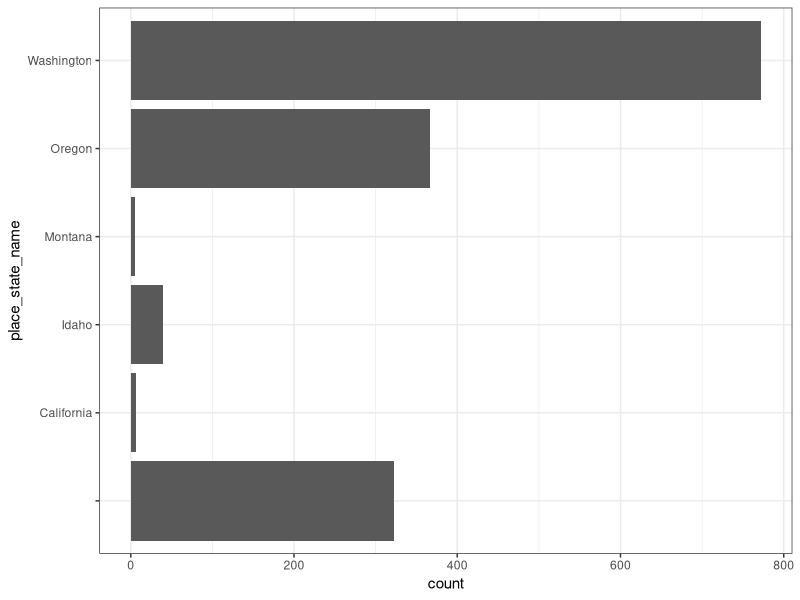
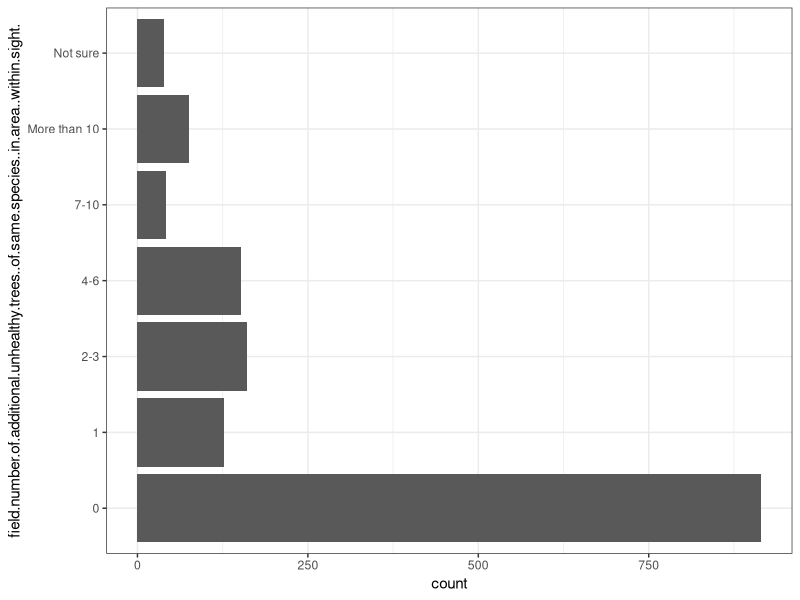
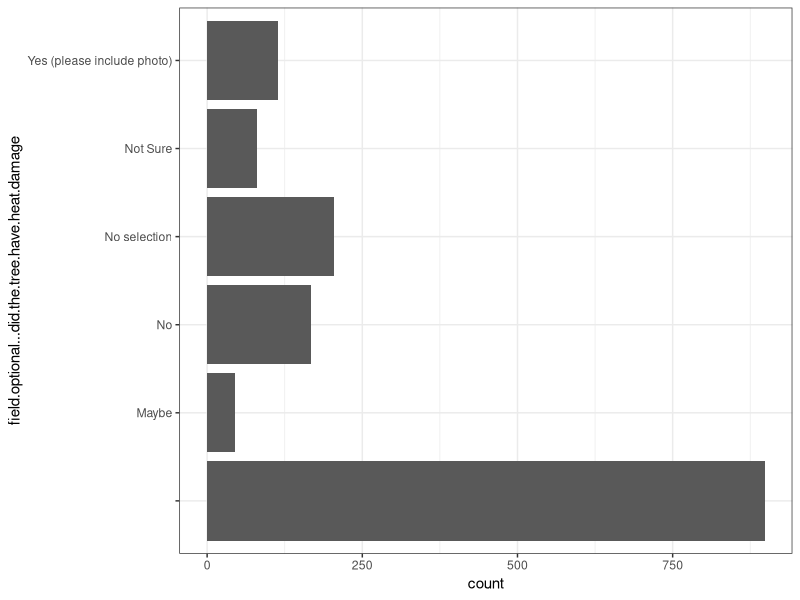
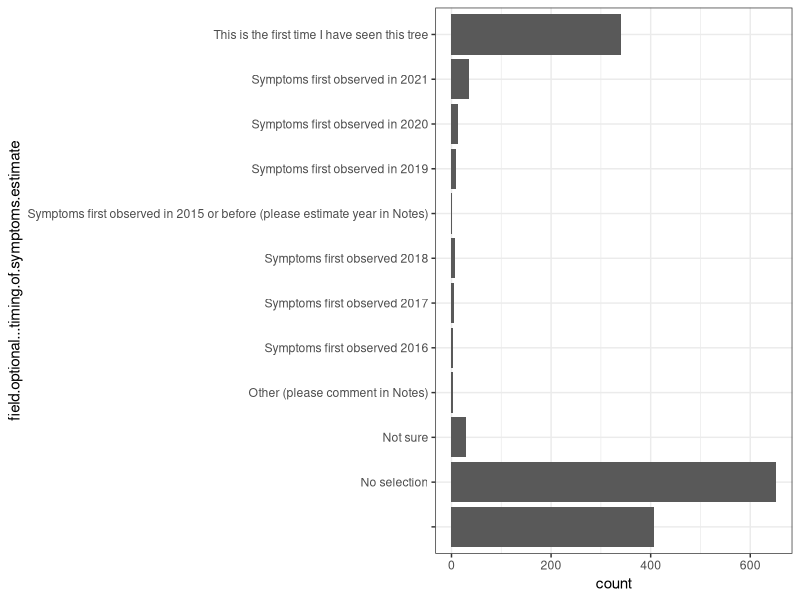
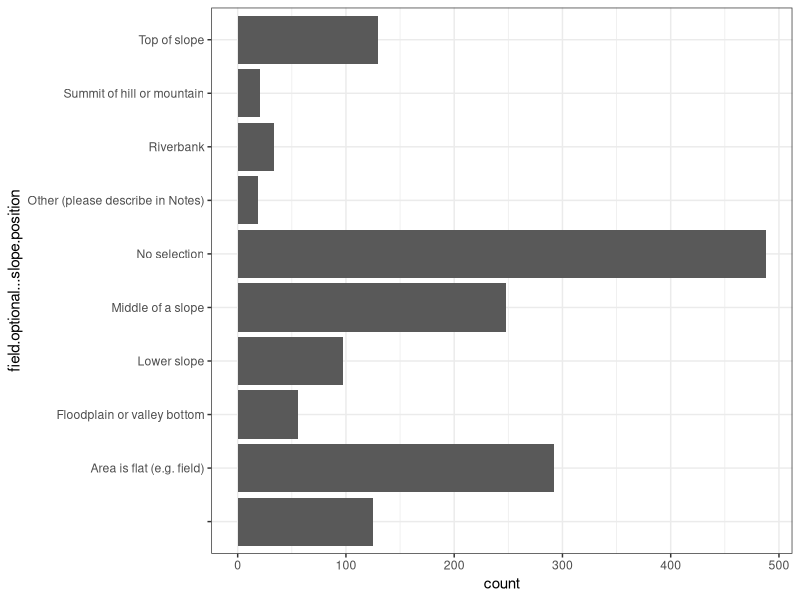
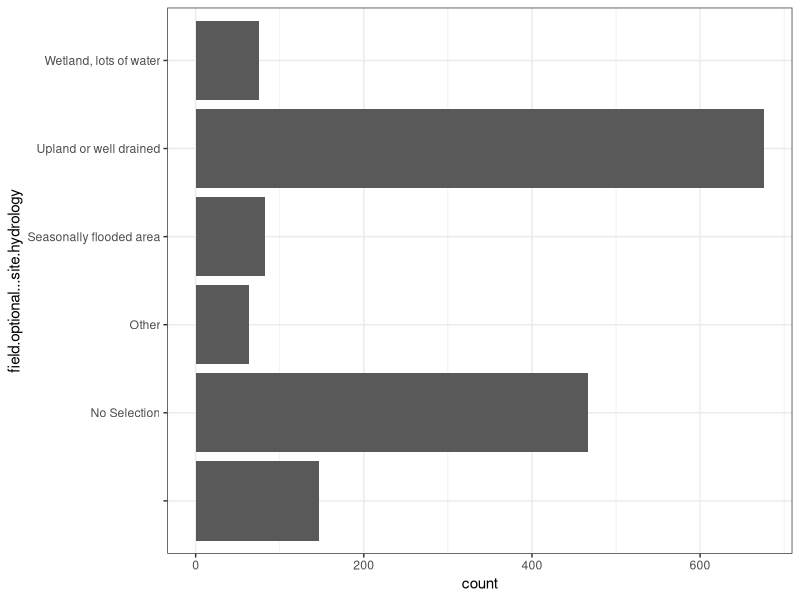
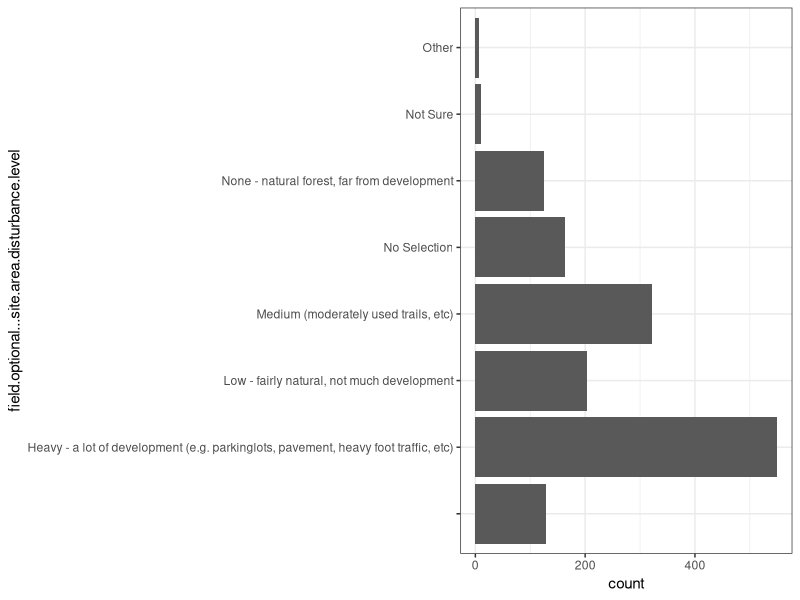
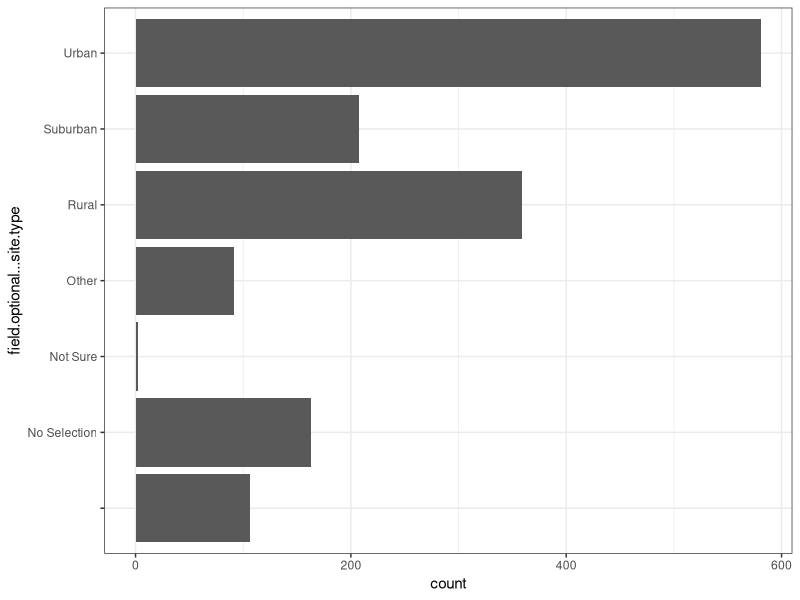

Reproduce these figures in R, in order.
## ---- chunk 1
knitr::opts_chunk$set(echo = FALSE)
knitr::opts_knit$set(root.dir = "/Users/redcedar/ServerFiles/redcedar/") 
## ---- chunk 2
library(tidyverse)
library(knitr)
library(kableExtra)
## ---- chunk 3
data <- read.csv("./data/observations-223649.csv")
## ---- chunk 4
data$field.number.of.additional.unhealthy.trees..of.same.species..in.area..within.sight. <- as.factor(data$field.number.of.additional.unhealthy.trees..of.same.species..in.area..within.sight.)
data$field.optional...what..other.factors..were.observed. <- as.factor(data$field.optional...what..other.factors..were.observed.)
data$field.tree.canopy.symptoms <- as.factor(data$field.tree.canopy.symptoms)
data$field.optional...slope.position <- as.factor(data$field.optional...slope.position)
data$field.optional...site.type <- as.factor(data$field.optional...site.type)
data$field.optional...site.location.description  <- as.factor(data$field.optional...site.location.description )
data$field.optional...tree.size <-as.factor(data$field.optional...tree.size)
## ---- chunk 5
data$field.number.of.additional.unhealthy.trees..of.same.species..in.area..within.sight.[data$field.number.of.additional.unhealthy.trees..of.same.species..in.area..within.sight.=="4"] <- "4-6"
data$field.number.of.additional.unhealthy.trees..of.same.species..in.area..within.sight.[data$field.number.of.additional.unhealthy.trees..of.same.species..in.area..within.sight.=="5"] <- "4-6"
data$field.number.of.additional.unhealthy.trees..of.same.species..in.area..within.sight.[data$field.number.of.additional.unhealthy.trees..of.same.species..in.area..within.sight.=="2"] <- "2-3"
## ---- chunk 6
data$field.tree.canopy.symptoms[data$field.tree.canopy.symptoms=="Multiple Symptoms"] <-"Multiple Symptoms (please list in Notes)"
data$field.tree.canopy.symptoms[data$field.tree.canopy.symptoms=="multiple symptoms"] <-"Multiple Symptoms (please list in Notes)"
data$field.tree.canopy.symptoms[data$field.tree.canopy.symptoms=="thinning foliage"] <-"Thinning Canopy"
data$field.tree.canopy.symptoms[data$field.tree.canopy.symptoms=="healthy"] <-"Healthy"
data$field.tree.canopy.symptoms[data$field.tree.canopy.symptoms=="dead top"] <-"Old Dead Top (needles already gone)"
## ---- chunk 7
data$field.optional...what..other.factors..were.observed.[data$field.optional...what..other.factors..were.observed.=="Fungal Activitiy (mycelial fans, mushrooms at base, or conks on trunk)"] <-"Fungal Activitiy (mycelial fans, bleeding cankers, mushrooms at base, or conks on trunk)"
data$field.optional...what..other.factors..were.observed.[data$field.optional...what..other.factors..were.observed.=="Needle disease (dieback, checking, blight, etc.)"] <- "Needle or leaf disease (dieback, checking, blight, etc.)"
## ---- chunk 8
data$field.optional...slope.position[data$field.optional...slope.position=="Upper 1/3rd of a slope"] <-"Top of slope"
## ---- chunk 9
data$field.optional...site.type[data$field.optional...site.type=="Urban Natural"] <-"Urban"
data$field.optional...site.type[data$field.optional...site.type=="Urban Landscaped"] <-"Urban"
data$field.optional...site.type[data$field.optional...site.type=="Suburban Natural"] <-"Suburban"
data$field.optional...site.type[data$field.optional...site.type=="Suburban Lanscaped"] <-"Suburban"
data$field.optional...site.type[data$field.optional...site.type=="Natural Forest"] <-"Rural"
## ---- chunk 10
data$field.optional...tree.size[data$field.optional...tree.size=="Large"] <- "Large (too big to wrap arms around trunk)"
data$field.optional...tree.size[data$field.optional...tree.size=="Medium"] <- "Medium (can wrap arms around trunk)"
data$field.optional...tree.size[data$field.optional...tree.size=="Small"] <- "Small (can wrap hands around trunk)"
data$field.optional...tree.size[data$field.optional...tree.size=="Very Large"] <- "Very Large (would take many people to wrap arms around trunk)"
## ---- chunk 11
data$field.optional...site.location.description [data$field.optional...site.location.description =="Yard or open park grounds"] <- "Urban yard or open park grounds"
## ---- chunk 12
data <- data %>% droplevels()
## ---- chunk 13
level_key <- c("Healthy" = "Healthy", "Thinning Canopy" = "Unhealthy", "New Dead Top (red or brown needles still attached)" = "Unhealthy", "Old Dead Top (needles already gone)" = "Unhealthy", "Tree is dead" = "Unhealthy", "Multiple Symptoms (please list in Notes)" = "Unhealthy", "Extra Cone Crop" = "Unhealthy", "Browning Canopy" = "Unhealthy","Branch Dieback or 'Flagging'" = "Unhealthy", "Other (please describe in Notes)" = "Unhealthy", "Yellowing Canopy" = "Unhealthy")

binary <- data
binary$field.tree.canopy.symptoms <- recode_factor(binary$field.tree.canopy.symptoms, !!!level_key)
#levels(binary$field.tree.canopy.symptoms)
binary <- binary %>% filter(field.tree.canopy.symptoms!="Candelabra top or very old spike top (old growth)") %>% droplevels()
binary$field.tree.canopy.symptoms <- as.factor(binary$field.tree.canopy.symptoms)
## ---- chunk 14
binary %>% group_by(field.tree.canopy.symptoms) %>% count()
## ---- chunk 15
ggplot(data, aes(place_state_name))+geom_bar()+coord_flip()+theme_bw() 
## ---- chunk 16
ggplot(data, aes(field.number.of.additional.unhealthy.trees..of.same.species..in.area..within.sight.))+geom_bar()+coord_flip()+theme_bw() 
## ---- chunk 17
ggplot(data, aes(field.optional...did.the.tree.have.heat.damage))+geom_bar()+coord_flip()+theme_bw() 
## ---- chunk 18
ggplot(data, aes(field.optional...timing.of.symptoms.estimate))+geom_bar()+coord_flip()+theme_bw()
## ---- chunk 19
ggplot(data, aes(field.optional...slope.position))+geom_bar()+coord_flip()+theme_bw()
## ---- chunk 20
ggplot(data, aes(field.optional...site.hydrology))+geom_bar()+coord_flip()+theme_bw()
## ---- chunk 21
ggplot(data, aes(field.optional...site.area.disturbance.level))+geom_bar()+coord_flip()+theme_bw()
## ---- chunk 22
ggplot(data, aes(field.optional...site.type))+geom_bar()+coord_flip()+theme_bw() 
## ---- chunk 23
ggplot(data, aes(field.optional...site.location.description))+geom_bar()+coord_flip()+theme_bw()
## ---- chunk 24
ggplot(data, aes(field.optional...access.to.water))+geom_bar()+coord_flip()+theme_bw()
## ---- chunk 25
ggplot(data, aes(field.optional...tree.size))+geom_bar()+coord_flip()+theme_bw()
## ---- chunk 26
SymptomTable <- data %>% group_by(field.tree.canopy.symptoms) %>% summarize(n=n())
## ---- chunk 27
kable(SymptomTable, align = 'c') %>% kable_styling(latex_options = "striped")
## ---- chunk 28
ggplot(SymptomTable, aes(field.tree.canopy.symptoms,n))+geom_col()+coord_flip() +theme_bw()+geom_text(aes(label=n),nudge_y=30)
## ---- chunk 29
ggplot(data, aes(field.other.factors...are.there.signs.or.symptoms.of.insect..diseases..or.other.damage.))+geom_bar()+coord_flip()+theme_bw()
## ---- chunk 30
binary %>% group_by(field.tree.canopy.symptoms,field.other.factors...are.there.signs.or.symptoms.of.insect..diseases..or.other.damage.) %>% count()
## ---- chunk 31
other.factors.filtered <- binary %>% filter(field.optional...what..other.factors..were.observed.!="No selection"&field.optional...what..other.factors..were.observed.!="") %>% droplevels()
## ---- chunk 32
ggplot(other.factors.filtered,aes(field.optional...what..other.factors..were.observed.))+geom_bar()+coord_flip() +facet_wrap(~field.tree.canopy.symptoms) +theme_bw()
